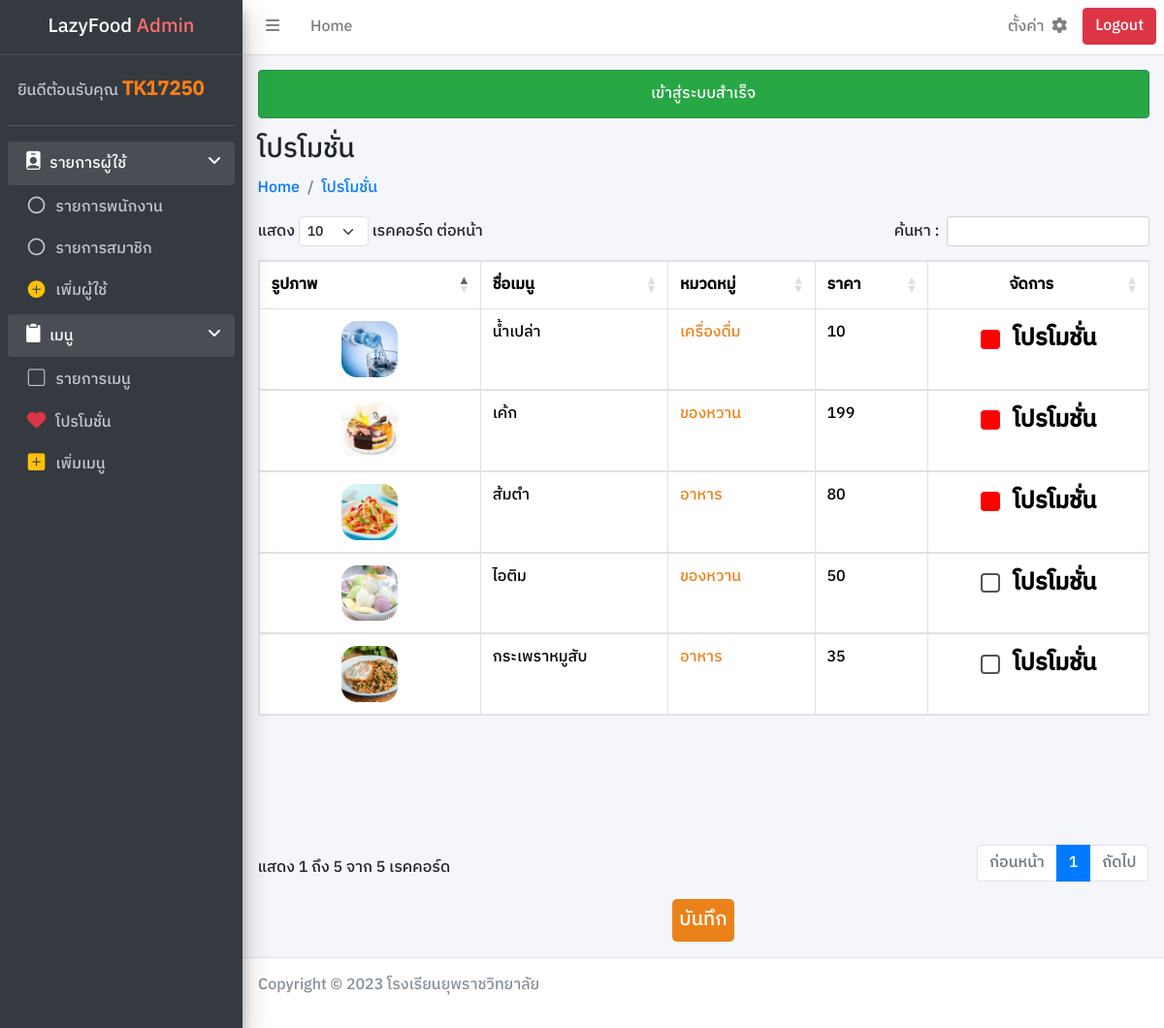
The app's page /admin/menupromotion.php (signed in), older data.
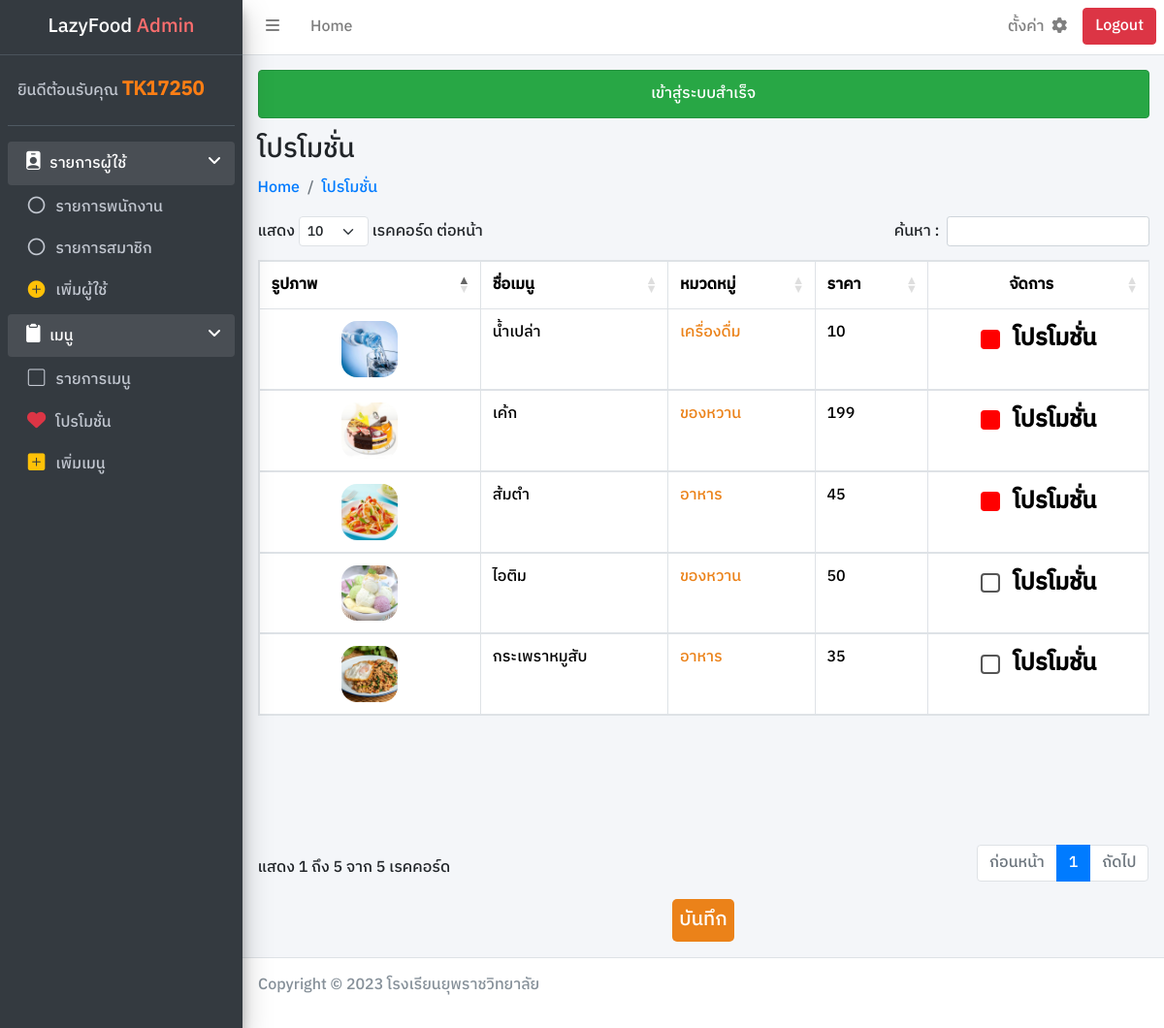
The same page, newer data.
### tables this page shows
CREATE TABLE `Menu` (
  `m_id` int(11) NOT NULL,
  `m_name` varchar(255) NOT NULL,
  `m_type` varchar(255) NOT NULL,
  `m_price` int(11) NOT NULL,
  `m_image` varchar(255) NOT NULL,
  `m_promotion` tinyint(1) NOT NULL
);

### connect/server.php (called while the page is built, shortened)
<?php session_start();
    class DB_conn {
        function __construct() {
            $conn = mysqli_connect(DB_host, DB_user, DB_pass, DB_name);
            $this->dbconn = $conn;
        }
    }

### class/menu_db.php (called while the page is built, shortened)
<?php require_once '../connect/server.php';
    class Menu_DB extends DB_conn {
        public function readmenupromotion() {
            $sql = "SELECT * FROM Menu ORDER BY m_promotion DESC";
            $result = mysqli_query($this->dbconn, $sql);
            return $result;
        }
    }

### admin/menupromotion.php (the view, shortened to what this page needs)
<?php require_once '../connect/server.php';
require_once '../class/menu_db.php';
    $dbmenu = new Menu_DB;
    $readmenu = $dbmenu->readmenupromotion();
?>
<!DOCTYPE html>
<html lang="en">
<head>
    <link rel="stylesheet" href="../framework/css/bootstrap.min.css">
    <link rel="stylesheet" href="https://cdn.jsdelivr.net/npm/bootstrap-icons@1.11.2/font/bootstrap-icons.min.css">
    <link rel="stylesheet" href="../framework/css/adminlte.min.css">
    <link rel="stylesheet" href="https://cdnjs.cloudflare.com/ajax/libs/font-awesome/6.2.1/css/all.min.css">
    <link rel="stylesheet" href="../framework/DataTables/datatables.min.css">
    <link rel="stylesheet" href="../dist/css/main.css">
</head>
<body class="wrapper">
    <?php include_once './component/navbar.php'; ?>
    <?php include_once './component/sidebar.php'; ?>
    <div class="content-wrapper">
        <div class="content-header">
            <div class="container-fluid">
                <div>
                    <?php include_once './component/succeed.php' ?>
                </div>
                <div >
                    <h3 class="">โปรโมชั่น</h3>
                </div>
                <div>
                    <nav aria-label="breadcrumb">
                        <ol class="breadcrumb">
                            <li class="breadcrumb-item"><a href="./adminpage.php">Home</a></li>
                            <li class="breadcrumb-item"><a href="./menupromotion.php">โปรโมชั่น</a></li>
                        </ol>
                    </nav>
                </div>
            </div>
        </div>
        <div class="content">
            <div class="container-fluid">
                <div class="row">
                    <div class="col-12 w-100">
                        <form action="../process/addpromotion_db.php" method="post" class="mb-3">
                            <div class="table-responsive mb-3">
                                <table class="table table-hover table-bordered" id="promotiontable">
                                    <thead>
                                        <tr>
                                            <th scope="col" class="col-3">รูปภาพ</th>
                                            <th scope="col">ชื่อเมนู</th>
                                            <th scope="col">หมวดหมู่</th>
                                            <th scope="col">ราคา</th>
                                            <th scope="col" class="text-center">จัดการ</th>
                                        </tr>
                                    </thead>
                                    <tbody class="table-group-divider">
                                        <?php while ($row = mysqli_fetch_assoc($readmenu)) { ?>
                                            <tr>
                                                <td class="text-center">
                                                    <div class="row">
                                                        <div class="col col-md-6 col-lg-4 m-auto d-block">
                                                            <img src="../uploads/<?php echo $row['m_image']; ?>" alt="menu" class="img-fluid rounded-4">
                                                        </div>
                                                    </div>
                                                </td>
                                                <td><?php echo $row['m_name'] ?></td>
                                                <td style="color: #eb8219;"><?php echo $row['m_type'] ?></td>
                                                <td><?php echo $row['m_price'] ?></td>
                                                <td class="text-center fs-4">
                                                    <input type="checkbox" name="promotion[]" id="promotion_<?php echo $row['m_id']; ?>" value="<?php echo $row['m_id']; ?>" <?php echo ($row['m_promotion'] == "1") ? "checked" : ""; ?>>
                                                    <label for="promotion_<?php echo $row['m_id']; ?>">โปรโมชั่น</label>
                                                </td>
                                            </tr>
                                        <?php } ?>
                                    </tbody>
                                </table>
                            </div>
                            <button type="submit" name="addpro" class="btn btn-color m-auto d-block fs-5">บันทึก</button>
                        </form>
                    </div>
                </div>
            </div>
        </div>
    </div>
    <?php include_once './component/footer.php'; ?>
</body>
</html>

Row changes from the older to the newer data that the page shows:
changed menu "ส้มตำ": m_price "80" → "45"
